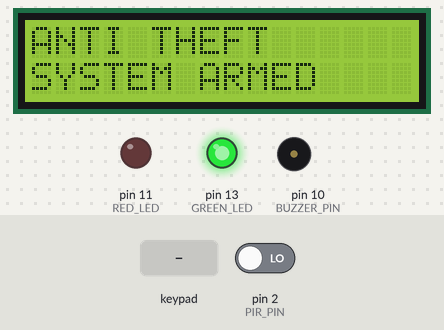
A sketch run on a simulated Arduino Uno, built with avr-gcc and run on an emulated ATmega328P. On the bench: 16×2 character LCD, output pins drawn as LEDs (lit = HIGH), buzzer (waves = sounding, pin HIGH). Dashed ring = blinking. The test bench sets the inputs (shaded band); at power-on: pin 2 (PIR_PIN) LOW.

Above: at 3.2 s.
3.3 s: pin 2 (PIR_PIN) driven HIGH
At 3.4 s:
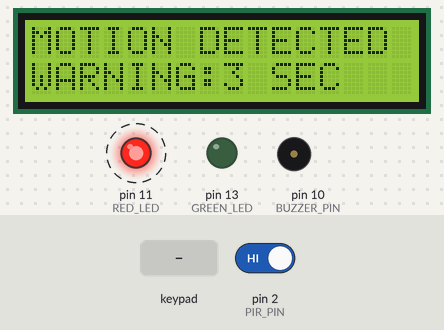
5.2 s: keypad keys 2 5 8 0 # pressed 0.4 s apart
At 7.5 s:
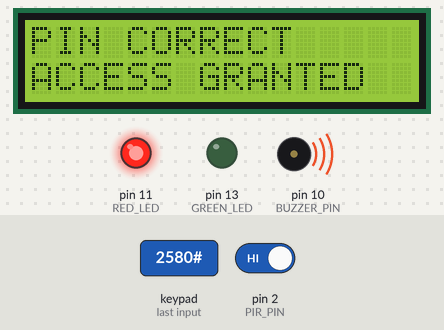
8.7 s: key '*' pressed
At 9.3 s:
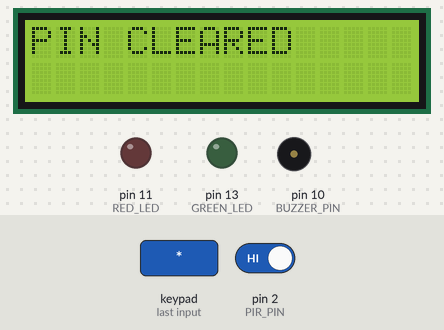
11.3 s: keypad keys 7 8 9 1 2 # pressed 0.4 s apart
At 13.6 s:
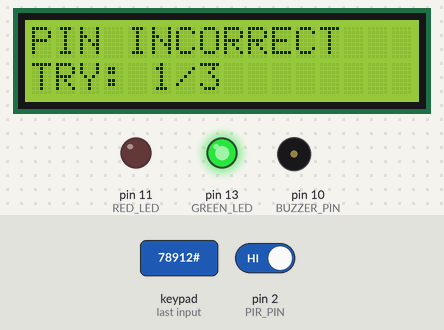
15.2 s: key '#' pressed
At 16.0 s:
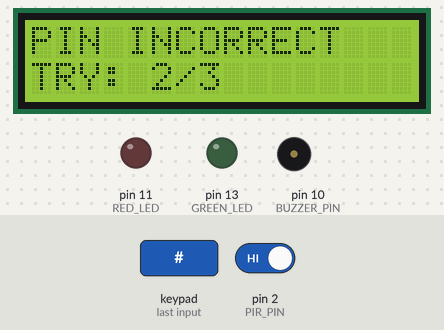
16.7 s: keypad keys 3 4 5 6 # pressed 0.4 s apart
At 17.61 s:
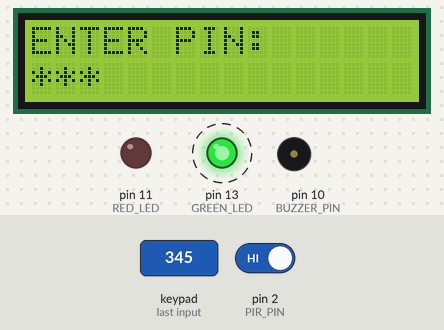
Timing chart, 0 to 22.0 s (numbered marks = the images above; inputs shaded):
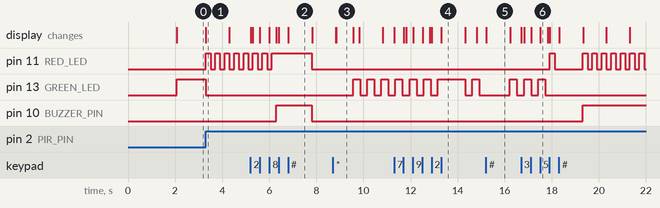

Measured:
- after the input at 3.3 s, pin 11 (RED_LED): alternates HIGH for 0.20 s and LOW for 0.20 s, starting at once; pin 13 (GREEN_LED): HIGH → LOW at once; the display: first changes at once (image 1 shows a later state)
- after the input at 5.2 s, the display: first changes at once (image 2 shows a later state)
- after the input at 8.7 s, the display: first differs from a run without the input after 0.15 s (image 3)
- after the input at 11.3 s, the display: first changes at once (image 4 shows a later state)
- after the input at 15.2 s, the display: changes at once (image 5)
- after the input at 16.7 s, pin 10 (BUZZER_PIN): LOW → HIGH after 2.6 s instead of 4.1 s; the display: first changes at once (image 6 shows a later state)
- what the display in image 1 shows lasts 1.0 s, from 3.3 s to 4.3 s

The sketch:

anti_theft_alarm1.ino
```cpp
#include <LiquidCrystal.h>
#include <Keypad.h>

// =====================================================
// LCD - NORMAL 16x2
// RS, E, D4, D5, D6, D7
// =====================================================

LiquidCrystal lcd(A0, A1, A2, A3, A4, A5);


// =====================================================
// SECURITY SETTINGS
// =====================================================

const String CORRECT_PIN = "2580";

const unsigned long WARNING_TIME = 3000UL;   // 5 sec
const unsigned long SILENT_TIME  = 10000UL;  // 10 sec
const unsigned long LOCK_TIME    = 30000UL;  // 30 sec


// =====================================================
// COMPONENT PINS
// =====================================================

const byte PIR_PIN    = 2;
const byte BUZZER_PIN = 10;
const byte RED_LED    = 11;
const byte GREEN_LED  = 13;


// =====================================================
// 4x4 KEYPAD
// =====================================================

const byte ROWS = 4;
const byte COLS = 4;

char keys[ROWS][COLS] = {
  {'1', '2', '3', 'A'},
  {'4', '5', '6', 'B'},
  {'7', '8', '9', 'C'},
  {'*', '0', '#', 'D'}
};

byte rowPins[ROWS] = {3, 4, 5, 6};
byte colPins[COLS] = {7, 8, 9, 12};

Keypad keypad = Keypad(
  makeKeymap(keys),
  rowPins,
  colPins,
  ROWS,
  COLS
);


// =====================================================
// SYSTEM STATES
// =====================================================

enum SystemState {
  ARMED,
  WARNING,
  SILENT,
  ALARM,
  LOCKED
};

SystemState state = ARMED;


// =====================================================
// VARIABLES
// =====================================================

String enteredPIN = "";

byte wrongAttempts = 0;

unsigned long stateStartTime = 0;

int lastSecond = -1;

unsigned long lastBlinkTime = 0;

bool ledState = false;


// =====================================================
// SETUP
// =====================================================

void setup() {

  pinMode(PIR_PIN, INPUT);

  pinMode(BUZZER_PIN, OUTPUT);
  pinMode(RED_LED, OUTPUT);
  pinMode(GREEN_LED, OUTPUT);

  digitalWrite(BUZZER_PIN, LOW);
  digitalWrite(RED_LED, LOW);
  digitalWrite(GREEN_LED, LOW);

  // Start LCD
  lcd.begin(16, 2);

  // Startup screen
  lcd.clear();

  lcd.setCursor(0, 0);
  lcd.print("ANTI THEFT");

  lcd.setCursor(0, 1);
  lcd.print("SYSTEM STARTING");

  delay(2000);

  setArmed();
}


// =====================================================
// MAIN LOOP
// =====================================================

void loop() {

  checkKeypad();

  checkSystem();

}


// =====================================================
// KEYPAD
// =====================================================

void checkKeypad() {

  char key = keypad.getKey();

  if (!key) {
    return;
  }

  // Keypad disabled while locked
  if (state == LOCKED) {
    return;
  }


  // =================================================
  // CLEAR PIN
  // =================================================

  if (key == '*') {

    enteredPIN = "";

    lcd.clear();

    lcd.setCursor(0, 0);
    lcd.print("PIN CLEARED");

    delay(700);

    showPinScreen();

    return;
  }


  // =================================================
  // SUBMIT PIN
  // =================================================

  if (key == '#') {

    checkPIN();

    return;
  }


  // =================================================
  // NUMBER ENTRY
  // =================================================

  if (key >= '0' && key <= '9') {

    if (enteredPIN.length() < 8) {

      enteredPIN += key;

      showEnteredPIN();
    }
  }
}


// =====================================================
// SHOW ENTERED PIN
// =====================================================

void showEnteredPIN() {

  lcd.clear();

  lcd.setCursor(0, 0);
  lcd.print("ENTER PIN:");

  lcd.setCursor(0, 1);

  for (byte i = 0; i < enteredPIN.length(); i++) {

    lcd.print("*");

  }
}


// =====================================================
// CHECK PIN
// =====================================================

void checkPIN() {

  // =================================================
  // CORRECT PIN
  // =================================================

  if (enteredPIN == CORRECT_PIN) {

    enteredPIN = "";

    wrongAttempts = 0;

    lcd.clear();

    lcd.setCursor(0, 0);
    lcd.print("PIN CORRECT");

    lcd.setCursor(0, 1);
    lcd.print("ACCESS GRANTED");

    delay(1000);


    // Correct PIN during warning/alarm
    // activates silent mode

    if (state == WARNING || state == ALARM) {

      startSilent();

    }

    else {

      setArmed();

    }

    return;
  }


  // =================================================
  // WRONG PIN
  // =================================================

  wrongAttempts++;

  enteredPIN = "";

  lcd.clear();

  lcd.setCursor(0, 0);
  lcd.print("PIN INCORRECT");

  lcd.setCursor(0, 1);
  lcd.print("TRY: ");
  lcd.print(wrongAttempts);
  lcd.print("/3");


  // =================================================
  // 3 WRONG ATTEMPTS
  // =================================================

  if (wrongAttempts >= 3) {

    delay(1000);

    startLocked();

  }

  else {

    delay(1000);

    if (state == WARNING) {

      showWarningScreen();

    }

    else {

      showPinScreen();

    }
  }
}


// =====================================================
// CHECK SYSTEM STATE
// =====================================================

void checkSystem() {

  bool motion = digitalRead(PIR_PIN) == HIGH;


  // =================================================
  // ARMED
  // =================================================

  if (state == ARMED) {

    digitalWrite(BUZZER_PIN, LOW);

    digitalWrite(RED_LED, LOW);

    digitalWrite(GREEN_LED, HIGH);


    if (motion) {

      startWarning();

    }
  }


  // =================================================
  // WARNING
  // =================================================

  else if (state == WARNING) {

    digitalWrite(BUZZER_PIN, LOW);

    digitalWrite(GREEN_LED, LOW);

    blinkRed();


    unsigned long elapsed =
      millis() - stateStartTime;


    // Motion stopped before alarm
    if (!motion) {

      setArmed();

      return;
    }


    // 5 seconds completed
    if (elapsed >= WARNING_TIME) {

      startAlarm();

      return;
    }


    updateWarningCountdown();
  }


  // =================================================
  // SILENT MODE
  // =================================================

  else if (state == SILENT) {

    digitalWrite(BUZZER_PIN, LOW);

    digitalWrite(RED_LED, LOW);

    blinkGreen();


    unsigned long elapsed =
      millis() - stateStartTime;


    // 10 seconds completed
    if (elapsed >= SILENT_TIME) {

      setArmed();

      return;
    }


    unsigned long remaining =
      SILENT_TIME - elapsed;


    int secondsLeft =
      (remaining + 999) / 1000;


    if (secondsLeft != lastSecond) {

      lastSecond = secondsLeft;

      lcd.clear();

      lcd.setCursor(0, 0);
      lcd.print("SILENT MODE");

      lcd.setCursor(0, 1);
      lcd.print("TIME LEFT:");

      lcd.print(secondsLeft);

      lcd.print(" SEC");
    }
  }


  // =================================================
  // ALARM
  // =================================================

  else if (state == ALARM) {

    digitalWrite(GREEN_LED, LOW);

    digitalWrite(RED_LED, HIGH);

    digitalWrite(BUZZER_PIN, HIGH);


    // Stop alarm when motion stops
    if (!motion) {

      setArmed();

    }
  }


  // =================================================
  // LOCKED
  // =================================================

  else if (state == LOCKED) {

    // IMPORTANT:
    // Buzzer stays ON even without motion
    digitalWrite(BUZZER_PIN, HIGH);

    // Green LED OFF
    digitalWrite(GREEN_LED, LOW);

    // Red LED blinking
    blinkRed();


    unsigned long elapsed =
      millis() - stateStartTime;


    // 30 seconds completed
    if (elapsed >= LOCK_TIME) {

      wrongAttempts = 0;

      digitalWrite(BUZZER_PIN, LOW);

      setArmed();

      return;
    }


    unsigned long remaining =
      LOCK_TIME - elapsed;


    int secondsLeft =
      (remaining + 999) / 1000;


    if (secondsLeft != lastSecond) {

      lastSecond = secondsLeft;

      lcd.clear();

      lcd.setCursor(0, 0);
      lcd.print("SYSTEM LOCKED");

      lcd.setCursor(0, 1);
      lcd.print("WAIT:");

      lcd.print(secondsLeft);

      lcd.print(" SEC");
    }
  }
}


// =====================================================
// START WARNING
// =====================================================

void startWarning() {

  state = WARNING;

  stateStartTime = millis();

  lastSecond = -1;

  enteredPIN = "";

  digitalWrite(BUZZER_PIN, LOW);

  digitalWrite(GREEN_LED, LOW);

  showWarningScreen();
}


// =====================================================
// WARNING SCREEN
// =====================================================

void showWarningScreen() {

  lcd.clear();

  lcd.setCursor(0, 0);
  lcd.print("MOTION DETECTED");

  lcd.setCursor(0, 1);
  lcd.print("ENTER PIN!");
}


// =====================================================
// WARNING COUNTDOWN
// =====================================================

void updateWarningCountdown() {

  unsigned long elapsed =
    millis() - stateStartTime;


  int secondsLeft =
    (WARNING_TIME - elapsed + 999) / 1000;


  if (secondsLeft != lastSecond) {

    lastSecond = secondsLeft;

    lcd.clear();

    lcd.setCursor(0, 0);
    lcd.print("MOTION DETECTED");

    lcd.setCursor(0, 1);
    lcd.print("WARNING:");

    lcd.print(secondsLeft);

    lcd.print(" SEC");
  }
}


// =====================================================
// START SILENT MODE
// =====================================================

void startSilent() {

  state = SILENT;

  stateStartTime = millis();

  lastSecond = -1;

  enteredPIN = "";

  digitalWrite(BUZZER_PIN, LOW);

  digitalWrite(RED_LED, LOW);

  lcd.clear();

  lcd.setCursor(0, 0);
  lcd.print("PIN CORRECT");

  lcd.setCursor(0, 1);
  lcd.print("SILENT MODE");

  delay(1000);

  lcd.clear();

  lcd.setCursor(0, 0);
  lcd.print("SILENT MODE");

  lcd.setCursor(0, 1);
  lcd.print("TIME LEFT: 10");
}


// =====================================================
// START ALARM
// =====================================================

void startAlarm() {

  state = ALARM;

  lcd.clear();

  lcd.setCursor(0, 0);
  lcd.print("!!! ALARM !!!");

  lcd.setCursor(0, 1);
  lcd.print("MOTION DETECTED");
}


// =====================================================
// START LOCK
// =====================================================

void startLocked() {

  state = LOCKED;

  stateStartTime = millis();

  lastSecond = -1;

  enteredPIN = "";

  // Buzzer ON immediately
  digitalWrite(BUZZER_PIN, HIGH);

  digitalWrite(GREEN_LED, LOW);

  lcd.clear();

  lcd.setCursor(0, 0);
  lcd.print("SYSTEM LOCKED");

  lcd.setCursor(0, 1);
  lcd.print("WAIT: 30 SEC");
}


// =====================================================
// ARMED MODE
// =====================================================

void setArmed() {

  state = ARMED;

  stateStartTime = millis();

  lastSecond = -1;

  enteredPIN = "";

  digitalWrite(BUZZER_PIN, LOW);

  digitalWrite(RED_LED, LOW);

  digitalWrite(GREEN_LED, HIGH);

  lcd.clear();

  lcd.setCursor(0, 0);
  lcd.print("ANTI THEFT");

  lcd.setCursor(0, 1);
  lcd.print("SYSTEM ARMED");
}


// =====================================================
// PIN SCREEN
// =====================================================

void showPinScreen() {

  lcd.clear();

  lcd.setCursor(0, 0);
  lcd.print("SYSTEM ARMED");

  lcd.setCursor(0, 1);
  lcd.print("ENTER PIN:");
}


// =====================================================
// RED LED BLINK
// =====================================================

void blinkRed() {

  if (millis() - lastBlinkTime >= 200) {

    lastBlinkTime = millis();

    ledState = !ledState;

    digitalWrite(RED_LED, ledState);
  }
}


// =====================================================
// GREEN LED BLINK
// =====================================================

void blinkGreen() {

  if (millis() - lastBlinkTime >= 300) {

    lastBlinkTime = millis();

    ledState = !ledState;

    digitalWrite(GREEN_LED, ledState);
  }
}
```
